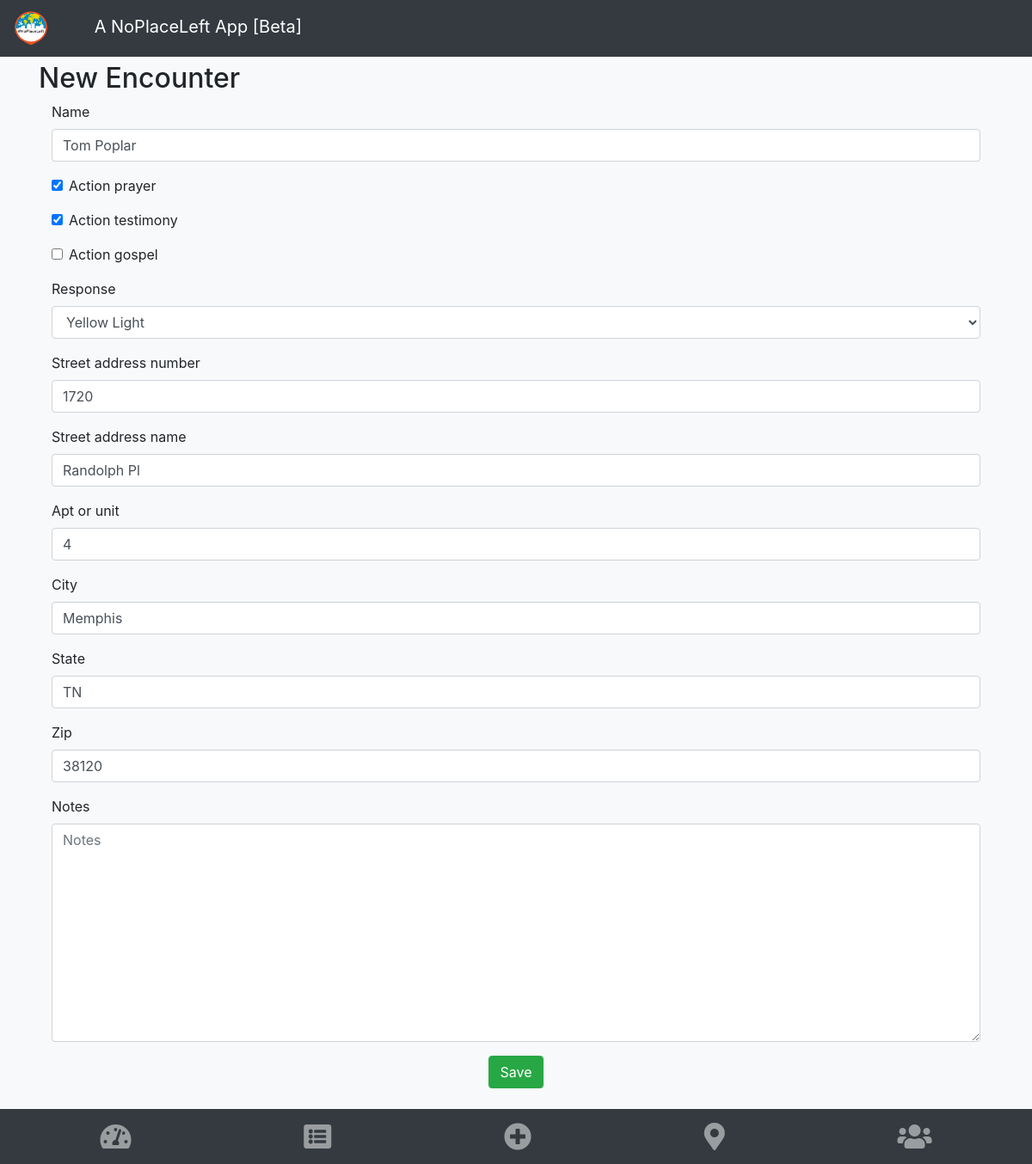
/npl/encounter/23/edit/ (signed in), run on an earlier commit of the app's database.
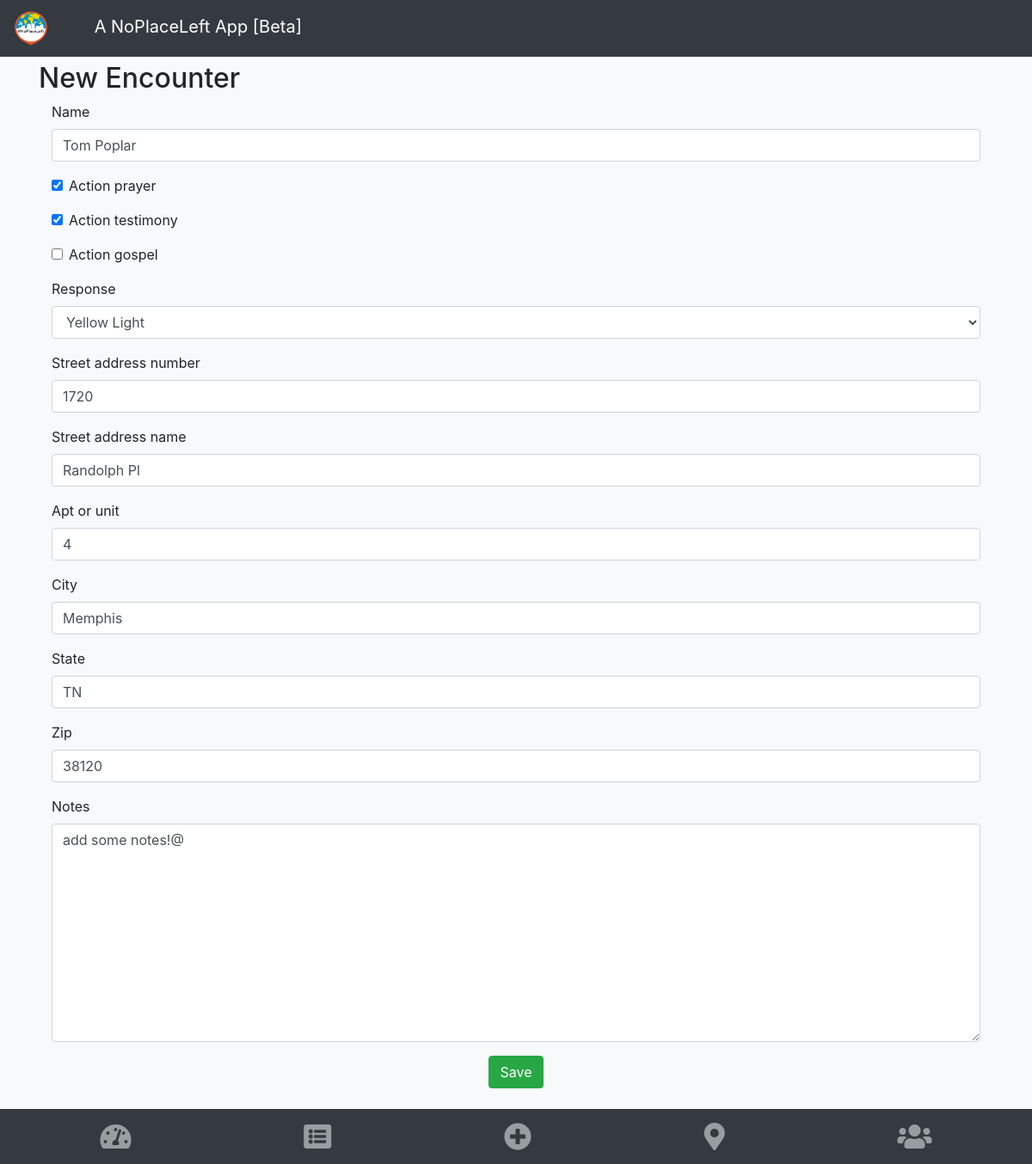
And on a later commit of the database.
### npl/models.py (models this page shows, shortened)
class Encounter(models.Model):
    laborer = models.ForeignKey(Laborer, on_delete=models.CASCADE)
    name = models.CharField(max_length=40)
    action_prayer = models.BooleanField(default=False)
    action_testimony = models.BooleanField(default=False)
    action_gospel = models.BooleanField(default=False)
    phone_number = models.IntegerField(blank=True, null=True)
    response = models.CharField(max_length=2, choices=MINISTRY_RESPONSES)
    response_description = models.CharField(max_length=40, null=True)
    notes = models.TextField(blank=True)
    date_time = models.DateTimeField(blank=True)
    is_oikos = models.BooleanField(default=False)
    street_address_number = models.CharField(max_length=10, blank=True, null=True)
    street_address_name = models.CharField(max_length=50, blank=True, null=True)
    apt_or_unit = models.CharField(max_length=15, blank=True, null=True)
    city = models.CharField(max_length=50, blank=True, null=True)
    state = models.CharField(max_length=20, blank=True, null=True)
    zip = models.IntegerField(blank=True, null=True)
    lat = models.FloatField(blank=True, null=True)
    lng = models.FloatField(blank=True, null=True)
    full_address = models.CharField(max_length=300, blank=True, null=True)

### npl/views.py (the view)
# urls.py: path('encounter/<int:pk>/edit/', views.edit_encounter, name='edit_encounter'),
def edit_encounter(request, pk):
    encounter = get_my_encounters(request).get(pk=pk)
    if request.method == "POST":
        form = EncounterForm(request.POST, instance=encounter)
        if form.is_valid():
            model_instance = form.save(commit=False)
            if model_instance.lat != encounter.lat or model_instance.lng != encounter.lng:
                model_instance.lat, model_instance.lng = utilities.get_lat_lng_from_address(model_instance)
            if model_instance.response != encounter.response:
                model_instance.response_description = utilities.get_response_description(model_instance.response)
            model_instance.full_address = utilities.smart_get_address_string(model_instance)
            model_instance.save()
            return HttpResponseRedirect(reverse_lazy('npl:my_encounters'))
    else:
        form = EncounterForm(instance=encounter)
        return render(request, 'npl/encounter_form.html', {'form': form})

### npl/forms.py
class EncounterForm(ModelForm):
    class Meta:
        model = Encounter
        fields = ['name', 'action_prayer', 'action_testimony', 'action_gospel', 'response',
                  'street_address_number', 'street_address_name', 'apt_or_unit', 'city', 'state', 'zip', 'notes']
    def __init__(self, *args, **kwargs):
        super(EncounterForm, self).__init__(*args, **kwargs)
        self.fields['action_prayer'].widget.attrs.update({'class': 'btn btn-secondary'})

### npl/views.py (called while the page is built)
def get_laborer_id(request):
    user_id = request.user.id
    return Laborer.objects.get(user__id=user_id).id

def get_my_encounters(request):
    my_laborer_id = get_laborer_id(request)
    return Encounter.objects.filter(laborer_id=my_laborer_id)

### npl/templates/npl/encounter_form.html (shortened to what this page needs)
{% extends "base.html" %}
{% load bootstrap4 %}
{% block content %}
<h2>New Encounter</h2>
<div class="container">
<form method="post" class="form">{% csrf_token %}
    {% bootstrap_form form %}
    <div class="text-center">
    <input type="submit" class="btn btn-success" value="Save" /></div>
</form>
</div>
{% endblock %}

What changed in the data, as far as the page shows it:
changed Encounter "Tom Poplar": notes (not shown) → "add some notes!@"
